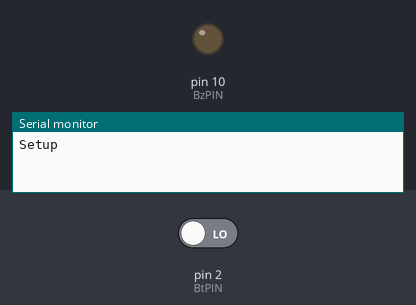
The sketch below on a simulated Arduino Uno, built with avr-gcc and run on an emulated ATmega328P. Shown: output pins drawn as LEDs (lit = HIGH), the last lines printed to the serial monitor. The test bench sets the inputs (shaded band); at power-on: pin 2 (BtPIN) LOW.

Above: at 1.2 s.
1.3 s: pin 2 (BtPIN) driven HIGH
At 2.2 s:
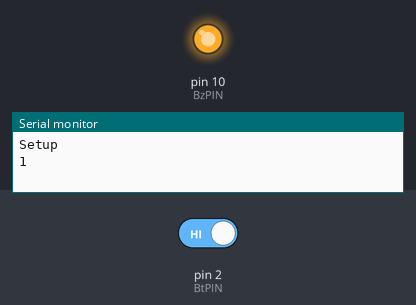
Timing chart, 0 to 4.3 s (numbered marks = the images above; inputs shaded):
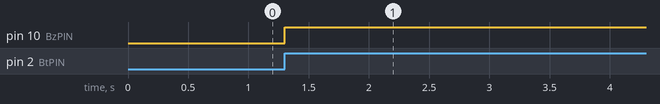

The sketch:

week5_interrupt.ino
```cpp
const int BzPIN = 10;
const int BtPIN = 2;

int buzzer_state = LOW;
bool buzzer_state_changed = false;

void buttonPressed()
{
  buzzer_state = (buzzer_state == LOW) ? HIGH:LOW;
  buzzer_state_changed = true;
}

void setup() {
  // put your setup code here, to run once:
  Serial.begin(115200);
  pinMode(BzPIN, OUTPUT);
  pinMode(BtPIN, INPUT);
  attachInterrupt(digitalPinToInterrupt(BtPIN), buttonPressed, RISING);
  Serial.println("Setup");
}

void loop() {
  // put your main code here, to run repeatedly:
  if (buzzer_state_changed)
  {
    buzzer_state_changed = false;
    digitalWrite(BzPIN, buzzer_state);
    Serial.println(buzzer_state);
    // delay(50);
  }
}
```

Measured:
- after the input at 1.3 s, pin 10 (BzPIN): LOW → HIGH at once
